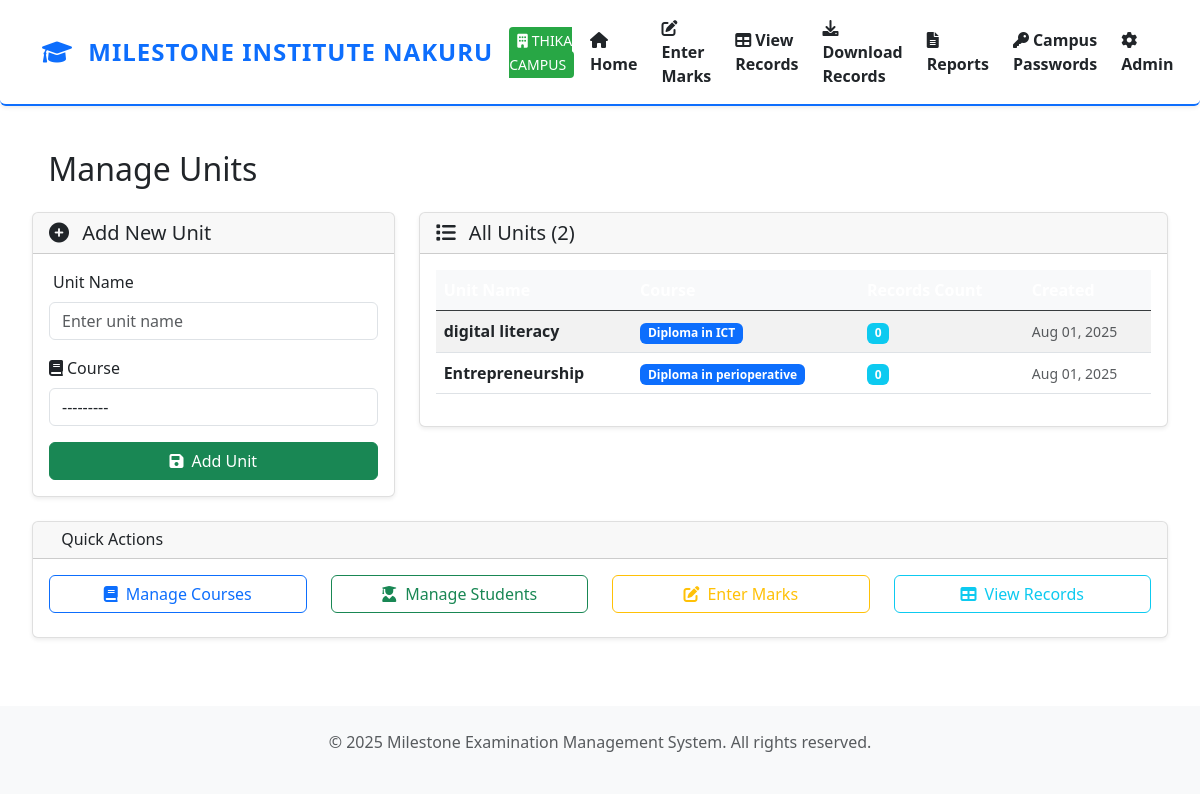
The page /manage-units/ (signed in) on the database its author committed.
### exams/models.py (models this page shows, shortened)
class Campus(models.Model):
    name = models.CharField(max_length=100, unique=True)

class Unit(models.Model):
    name = models.CharField(max_length=100)
    course = models.ForeignKey(Course, on_delete=models.CASCADE, related_name='units')
    created_at = models.DateTimeField(auto_now_add=True)
    updated_at = models.DateTimeField(auto_now=True)
    class Meta:
        unique_together = ['name', 'course']
        ordering = ['course', 'name']

class Course(models.Model):
    name = models.CharField(max_length=100)
    school = models.ForeignKey(School, on_delete=models.CASCADE, related_name='courses', null=True, blank=True)
    created_at = models.DateTimeField(auto_now_add=True)
    updated_at = models.DateTimeField(auto_now=True)
    def __str__(self):
        return self.name
    class Meta:
        ordering = ['name']
        unique_together = ['name', 'school']

### exams/views.py (the view)
# urls.py: path('manage-units/', views.manage_units, name='manage_units'),
def manage_units(request):
    current_campus = get_current_campus(request)
    if not current_campus and not request.user.is_superuser:
        return redirect('exams:campus_select')
    if current_campus:
        units = Unit.objects.select_related('course').filter(course__school__campus=current_campus)
        courses = Course.objects.filter(school__campus=current_campus)
    else:
        if request.user.is_superuser:
            units = Unit.objects.select_related('course').all()
            courses = Course.objects.all()
        else:
            return redirect('exams:campus_select')
    if request.method == 'POST':
        form = UnitForm(request.POST)
        if form.is_valid():
            unit = form.save()
            messages.success(request, 'Unit created successfully!')
            return redirect('exams:manage_units')
    else:
        form = UnitForm()
    if not request.user.is_superuser and current_campus:
        form.fields['course'].queryset = courses
    context = {
        'form': form,
        'units': units,
        'courses': courses,
        'current_campus': current_campus,
    }
    return render(request, 'exams/manage_units.html', context)

### exams/forms.py
class UnitForm(forms.ModelForm):
    class Meta:
        model = Unit
        fields = ['name', 'course']
        widgets = {
            'name': forms.TextInput(attrs={'class': 'form-control', 'placeholder': 'Enter unit name'}),
            'course': forms.Select(attrs={'class': 'form-control'})
        }

### exams/views.py (called while the page is built)
def get_current_campus(request):
    campus_id = request.session.get('campus_id')
    if campus_id:
        return Campus.objects.get(id=campus_id)
    return None

### templates/exams/manage_units.html (shortened to what this page needs)
{% extends 'base.html' %}
{% block content %}
<div class="row">
    <div class="col-12">
        <h2 class="mb-4">
            Manage Units
        </h2>
    </div>
</div>
<div class="row">
    <div class="col-lg-4">
        <div class="card">
            <div class="card-header">
                <h5 class="mb-0">
                    <i class="fas fa-plus-circle me-2"></i>
                    Add New Unit
                </h5>
            </div>
            <div class="card-body">
                <form method="post">
                    <div class="mb-3">
                        <label for="{{ form.name.id_for_label }}" class="form-label">
                            Unit Name
                        </label>
                        {{ form.name }}
                    </div>
                    <div class="mb-3">
                        <label for="{{ form.course.id_for_label }}" class="form-label">
                            <i class="fas fa-book me-1"></i>Course
                        </label>
                        {{ form.course }}
                    </div>
                    <button type="submit" class="btn btn-success w-100">
                        <i class="fas fa-save me-2"></i>Add Unit
                    </button>
                </form>
            </div>
        </div>
    </div>
    <div class="col-lg-8">
        <div class="card">
            <div class="card-header">
                <h5 class="mb-0">
                    <i class="fas fa-list me-2"></i>
                    All Units ({{ units.count }})
                </h5>
            </div>
            <div class="card-body">
                {% if units %}
                    <div class="table-responsive">
                        <table class="table table-striped table-hover">
                            <thead class="table-dark">
                                <tr>
                                    <th>Unit Name</th>
                                    <th>Course</th>
                                    <th>Records Count</th>
                                    <th>Created</th>
                                </tr>
                            </thead>
                            <tbody>
                                {% for unit in units %}
                                <tr>
                                    <td>
                                        <strong>{{ unit.name }}</strong>
                                    </td>
                                    <td>
                                        <span class="badge bg-primary">{{ unit.course.name }}</span>
                                    </td>
                                    <td>
                                        <span class="badge bg-info">{{ unit.exam_records.count }}</span>
                                    </td>
                                    <td>
                                        <small class="text-muted">{{ unit.created_at|date:"M d, Y" }}</small>
                                    </td>
                                </tr>
                                {% endfor %}
                            </tbody>
                        </table>
                    </div>
                {% else %}
                    <div class="text-center py-5">
                        <i class="fas fa-subject fa-3x text-muted mb-3"></i>
                        <h4 class="text-muted">No units found</h4>
                        <p class="text-muted">Start by adding your first unit.</p>
                    </div>
                {% endif %}
            </div>
        </div>
    </div>
</div>
<div class="row mt-4">
    <div class="col-12">
        <div class="card">
            <div class="card-header">
                <h6 class="mb-0">
                    Quick Actions
                </h6>
            </div>
            <div class="card-body">
                <div class="row">
                    <div class="col-md-3">
                        <a href="{% url 'exams:manage_courses' %}" class="btn btn-outline-primary w-100 mb-2">
                            <i class="fas fa-book me-2"></i>Manage Courses
                        </a>
                    </div>
                    <div class="col-md-3">
                        <a href="{% url 'exams:manage_students' %}" class="btn btn-outline-success w-100 mb-2">
                            <i class="fas fa-user-graduate me-2"></i>Manage Students
                        </a>
                    </div>
                    <div class="col-md-3">
                        <a href="{% url 'exams:enter_marks' %}" class="btn btn-outline-warning w-100 mb-2">
                            <i class="fas fa-edit me-2"></i>Enter Marks
                        </a>
                    </div>
                    <div class="col-md-3">
                        <a href="{% url 'exams:view_records' %}" class="btn btn-outline-info w-100 mb-2">
                            <i class="fas fa-table me-2"></i>View Records
                        </a>
                    </div>
                </div>
            </div>
        </div>
    </div>
</div>
{% endblock %}

### templates/base.html (shortened to what this page needs)
{% load static %}
<!DOCTYPE html>
<html lang="en">
<head>
    <link href="https://cdn.jsdelivr.net/npm/bootstrap@5.3.0/dist/css/bootstrap.min.css" rel="stylesheet">
    <link href="https://cdnjs.cloudflare.com/ajax/libs/font-awesome/6.0.0/css/all.min.css" rel="stylesheet">
</head>
<body>
    <nav class="navbar navbar-expand-lg navbar-light bg-white shadow-sm rounded-bottom" style="border-bottom: 2px solid #0d6efd;">
        <div class="container">
            <a class="navbar-brand text-primary fw-bold" href="{% url 'exams:home' %}" style="font-size:1.5rem;letter-spacing:1px;">
                <i class="fas fa-graduation-cap me-2"></i>
                MILESTONE INSTITUTE NAKURU
            </a>
            <div class="collapse navbar-collapse" id="navbarNav">
                <ul class="navbar-nav ms-auto align-items-center gap-2">
                    {% if current_campus %}
                        <li class="nav-item">
                            <span class="campus-badge">
                                <i class="fas fa-building me-1"></i>{{ current_campus.name }}
                            </span>
                        </li>
                    {% endif %}
                    <li class="nav-item">
                        <a class="nav-link text-dark fw-semibold" href="{% url 'exams:home' %}">
                            <i class="fas fa-home me-1"></i>Home
                        </a>
                    </li>
                    <li class="nav-item">
                        <a class="nav-link text-dark fw-semibold" href="{% url 'exams:enter_marks' %}">
                            <i class="fas fa-edit me-1"></i>Enter Marks
                        </a>
                    </li>
                    <li class="nav-item">
                        <a class="nav-link text-dark fw-semibold" href="{% url 'exams:view_records' %}">
                            <i class="fas fa-table me-1"></i>View Records
                        </a>
                    </li>
                    <li class="nav-item">
                        <a class="nav-link text-dark fw-semibold" href="{% url 'exams:download_student_records_by_course' %}">
                            <i class="fas fa-download me-1"></i>Download Records
                        </a>
                    </li>
                    <li class="nav-item">
                        <a class="nav-link text-dark fw-semibold" href="{% url 'exams:generate_report' %}">
                            <i class="fas fa-file-alt me-1"></i>Reports
                        </a>
                    </li>
                    {% if user.is_superuser %}
                        <li class="nav-item">
                            <a class="nav-link text-dark fw-semibold" href="{% url 'exams:manage_campus_passwords' %}">
                                <i class="fas fa-key me-1"></i>Campus Passwords
                            </a>
                        </li>
                        <li class="nav-item">
                            <a class="nav-link text-dark fw-semibold" href="/admin/">
                                <i class="fas fa-cog me-1"></i>Admin
                            </a>
                        </li>
                    {% endif %}
                </ul>
            </div>
        </div>
    </nav>
    <main class="container-fluid mt-4">
        <div class="content-wrapper">
            {% block content %}{% endblock %}
        </div>
    </main>
    <footer class="bg-light text-center text-muted py-4 mt-5">
        <div class="container">
            <p>&copy; 2025 Milestone Examination Management System. All rights reserved.</p>
        </div>
    </footer>
</body>
</html>

### rows shown on the page
Campus: name "THIKA CAMPUS"
Unit: name "digital literacy", course.name "Diploma in ICT", exam_records.count "0", created_at "Aug 01, 2025"
Unit: name "Entrepreneurship", course.name "Diploma in perioperative", exam_records.count "0", created_at "Aug 01, 2025"

### other values the page prints
{{ units.count }} "2"
